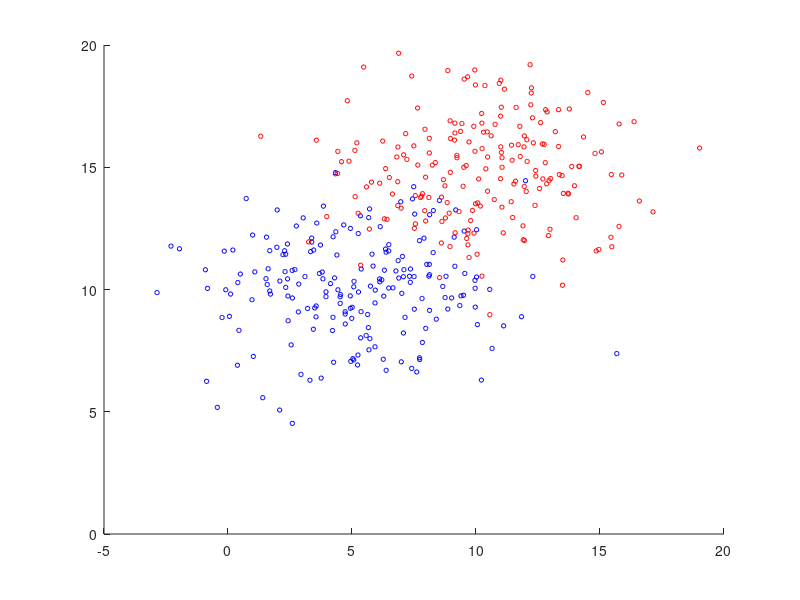

Reproduce this figure in MATLAB. (Note: this script raises an error after producing the figure.)
clear all;
close all;

MU1 = [5 10];
SIGMA1 = [8 0; 0 4];
MU2 = [10 15];
SIGMA2 = [8 0; 0 4];
X1 = mvnrnd(MU1,SIGMA1,200);
X2 = mvnrnd(MU2,SIGMA2,200);

range1 = [-5:0.1:20]
range2 = [-5:0.1:20]

figure;
hold on;

scatter(X1(:,1), X1(:,2), 10, 'b');
scatter(X2(:,1), X2(:,2), 10, 'r');

[a_vectors, a_values] = eigs(SIGMA1)
[b_vectors, b_values] = eigs(SIGMA2)

a_theta = atan2(a_vectors(2,1), a_vectors(1,1));
plot_ellipse(MU1(1), MU1(2), a_theta, sqrt(a_values(1,1)), sqrt(a_values(2,2)));

b_theta = atan2(b_vectors(2,1), b_vectors(1,1));
plot_ellipse(MU2(1), MU2(2), b_theta, sqrt(b_values(1,1)),sqrt(b_values(2,2)));

map_1 = MAP([MU1; MU2], range1, range2, cat(3,SIGMA1,SIGMA2), [0.5 0.5]);
contour(range1, range2, map_1', [1 1], '--r');
hold on;
micd_1 = MICD([MU1; MU2], range1, range2, cat(3,SIGMA1,SIGMA2));
contour(range1, range2, micd_1', [1 1], '--r');
hold on;
med_1 = MED([MU1; MU2], range1, range2);
contour(range1, range2, med_1', [1 1], '--r');
hold on;
